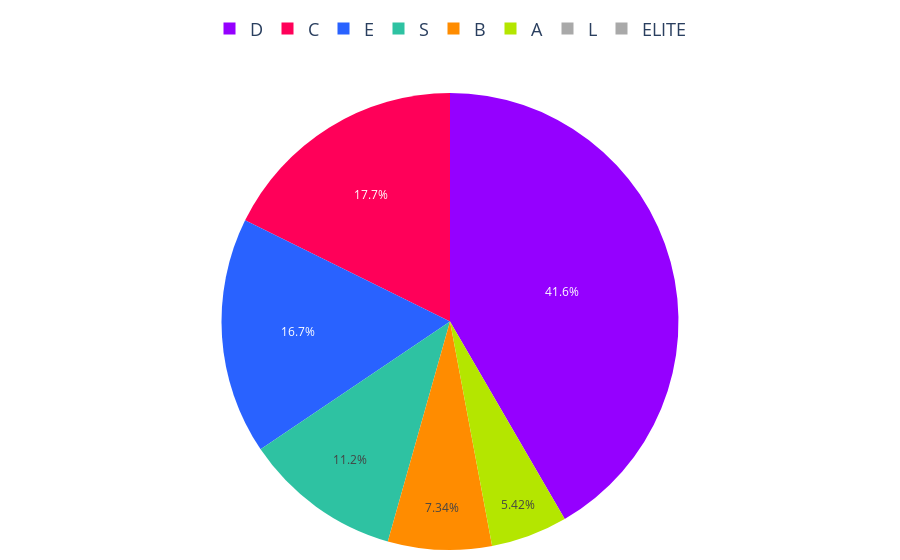

The notebook cell saved with this chart:
### Code cell
orden_segmentos=["E", "D", "C", "B","A", "S", "L",'ELITE' ]

# Asegurar que la columna de segmentos tenga el orden deseado
resultados['segmento'] = pd.Categorical(resultados['segmento'], categories=orden_segmentos, ordered=True)

# Reordenar el DataFrame según el orden de los segmentos
resultados = resultados.sort_values('segmento', ascending=False)
segmentos = resultados['segmento']
porcentajes_totales = resultados['porcentaje_del_total']

# Definir los colores por clase
colores = ['#2962ff', '#9500ff', '#ff0059', '#ff8c00', '#b4e600', '#2EC2A2','#E50CB6','#4225CF','#2CBA4D']

# Crear un diccionario de colores con todos los segmentos, asignando gris a los que no tienen porcentaje
colores_segmentos = {segmento: colores[i] if segmento in segmentos.values else '#A9A9A9' 
                     for i, segmento in enumerate(orden_segmentos)}

# Crear lista de colores y valores en el orden especificado
colores_ordenados = [colores_segmentos.get(segmento, '#A9A9A9') for segmento in orden_segmentos]
valores_ordenados = [porcentajes_totales[segmentos == segmento].sum() if segmento in segmentos.values else 0 for segmento in orden_segmentos]

# Crear gráfico de pastel
fig = go.Figure(data=[go.Pie(
    labels=orden_segmentos, 
    values=valores_ordenados, 
    marker=dict(colors=colores_ordenados)
)])

# Configuración de texto dentro del gráfico
fig.update_traces(
    textinfo='percent',  # Mostrar porcentaje y etiquetas
    textposition='inside'     # Ubicar texto dentro de las secciones
)

# Configuración de la leyenda
fig.update_layout(
    margin=dict(l=10, r=10, t=10, b=10),  # Ajusta los márgenes
    legend=dict(                  # Personaliza la leyenda
        x=0.5,  # Posición horizontal centrada
        y=1.1,  # Posición vertical ajustada al top
        font=dict(size=18),  # Tamaño de la fuente
        xanchor='center',  # Ancla en el centro horizontal
        yanchor='bottom',  # Ancla en la parte inferior de la leyenda
        orientation='h'  # Cambiar orientación de la leyenda a horizontal
    ), autosize=True,
     xaxis=dict(tickangle=45),  # Ajusta el ángulo de los ticks en el eje X
    yaxis=dict(tickangle=45),   # Ajusta el ángulo de los ticks en el eje Y
    showlegend=True              # Mostrar la leyenda
)

# Exportar gráfica como archivo HTML
def guardar_grafico_como_html(fig, nombre_archivo, carpeta='assets/graficas'):
    if not os.path.exists(carpeta):
        os.makedirs(carpeta)
    
    # Configuración para desactivar herramientas no deseadas
    config = {
        'displaylogo': False,  # Ocultar el logo de Plotly
        'modeBarButtonsToRemove': [
            'toImage',       # Botón para guardar como imagen
            'select2d',      # Box select
            'lasso2d',       # Lasso select
            'resetScale2d',  # Reset Axes
        ]
    }
    # Exportar el gráfico con configuración
    pio.write_html(fig, f'{carpeta}/{nombre_archivo}.html', config=config)

# Exportar el gráfico
guardar_grafico_como_html(fig, 'g_pie_dist_propiedades_segmento_20233', carpeta='assets/graficas')

# Mostrar el gráfico
fig.show()

### Figure 1 — Plotly figure (JSON) as saved in the notebook; plotly's stock layout.template omitted (floating-point values rounded to 4 significant figures)
{"data": [{"labels": ["E", "D", "C", "B", "A", "S", "L", "ELITE"], "marker": {"colors": ["#2962ff", "#9500ff", "#ff0059", "#ff8c00", "#b4e600", "#2EC2A2", "#A9A9A9", "#A9A9A9"]}, "textinfo": "percent", "textposition": "inside", "type": "pie", "values": [16.75, 41.63, 17.7, 7.337, 5.423, 11.16, 0, 0]}], "layout": {"autosize": true, "legend": {"font": {"size": 18}, "orientation": "h", "x": 0.5, "xanchor": "center", "y": 1.1, "yanchor": "bottom"}, "margin": {"b": 10, "l": 10, "r": 10, "t": 10}, "showlegend": true, "xaxis": {"tickangle": 45}, "yaxis": {"tickangle": 45}}}
